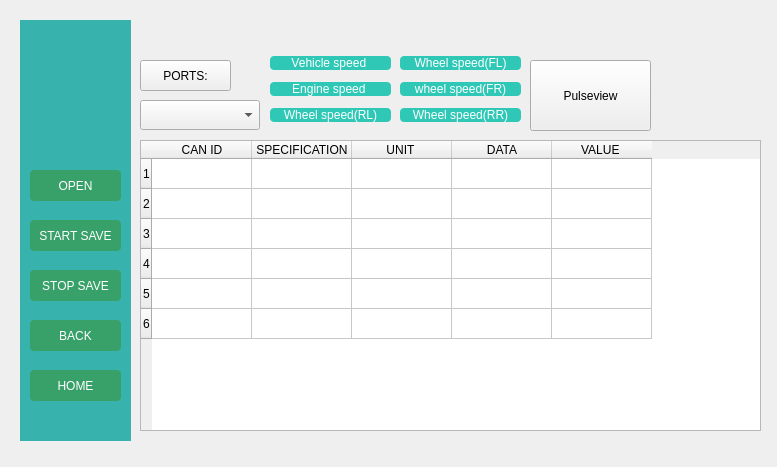
<?xml version="1.0" encoding="UTF-8"?>
<ui version="4.0">
 <class>Honda_decode</class>
 <widget class="QDialog" name="Honda_decode">
  <property name="geometry">
   <rect>
    <x>0</x>
    <y>0</y>
    <width>777</width>
    <height>467</height>
   </rect>
  </property>
  <property name="windowTitle">
   <string>Dialog</string>
  </property>
  <widget class="QWidget" name="sidebar_2" native="true">
   <property name="geometry">
    <rect>
     <x>20</x>
     <y>20</y>
     <width>111</width>
     <height>421</height>
    </rect>
   </property>
   <property name="styleSheet">
    <string notr="true">background-color: #38B2AC;
</string>
   </property>
   <widget class="QPushButton" name="buttonHome_2">
    <property name="geometry">
     <rect>
      <x>10</x>
      <y>350</y>
      <width>91</width>
      <height>31</height>
     </rect>
    </property>
    <property name="styleSheet">
     <string notr="true">background-color: #38A169; color: white;
border-radius: 4px;</string>
    </property>
    <property name="text">
     <string>HOME</string>
    </property>
   </widget>
   <widget class="QPushButton" name="buttonReturn_2">
    <property name="geometry">
     <rect>
      <x>10</x>
      <y>300</y>
      <width>91</width>
      <height>31</height>
     </rect>
    </property>
    <property name="styleSheet">
     <string notr="true">background-color: #38A169; color: white;
border-radius: 4px;</string>
    </property>
    <property name="text">
     <string>BACK</string>
    </property>
   </widget>
   <widget class="QPushButton" name="buttonSaveStart">
    <property name="geometry">
     <rect>
      <x>10</x>
      <y>200</y>
      <width>91</width>
      <height>31</height>
     </rect>
    </property>
    <property name="styleSheet">
     <string notr="true">background-color: #38A169; color: white;
border-radius: 4px;</string>
    </property>
    <property name="text">
     <string>START SAVE</string>
    </property>
   </widget>
   <widget class="QLabel" name="labelMazda_2">
    <property name="geometry">
     <rect>
      <x>10</x>
      <y>30</y>
      <width>91</width>
      <height>101</height>
     </rect>
    </property>
    <property name="styleSheet">
     <string notr="true">image: url(:/Car_logos/HONDA LOGO.png);</string>
    </property>
    <property name="text">
     <string/>
    </property>
   </widget>
   <widget class="QPushButton" name="buttonOpen_2">
    <property name="geometry">
     <rect>
      <x>10</x>
      <y>150</y>
      <width>91</width>
      <height>31</height>
     </rect>
    </property>
    <property name="styleSheet">
     <string notr="true">background-color: #38A169; color: white;
border-radius: 4px;</string>
    </property>
    <property name="text">
     <string>OPEN</string>
    </property>
   </widget>
   <widget class="QPushButton" name="buttonSaveStop">
    <property name="geometry">
     <rect>
      <x>10</x>
      <y>250</y>
      <width>91</width>
      <height>31</height>
     </rect>
    </property>
    <property name="styleSheet">
     <string notr="true">background-color: #38A169; color: white;
border-radius: 4px;</string>
    </property>
    <property name="text">
     <string>STOP SAVE</string>
    </property>
   </widget>
  </widget>
  <widget class="QPushButton" name="btnPortsInfo">
   <property name="geometry">
    <rect>
     <x>140</x>
     <y>60</y>
     <width>91</width>
     <height>31</height>
    </rect>
   </property>
   <property name="text">
    <string>PORTS:</string>
   </property>
  </widget>
  <widget class="QTableWidget" name="tableWidgetDecode">
   <property name="geometry">
    <rect>
     <x>140</x>
     <y>140</y>
     <width>621</width>
     <height>291</height>
    </rect>
   </property>
   <row/>
   <row/>
   <row/>
   <row/>
   <row/>
   <row/>
   <column>
    <property name="text">
     <string>CAN ID</string>
    </property>
   </column>
   <column>
    <property name="text">
     <string>SPECIFICATION</string>
    </property>
   </column>
   <column>
    <property name="text">
     <string>UNIT </string>
    </property>
   </column>
   <column>
    <property name="text">
     <string>DATA</string>
    </property>
   </column>
   <column>
    <property name="text">
     <string>VALUE </string>
    </property>
   </column>
  </widget>
  <widget class="QComboBox" name="cmbPorts">
   <property name="geometry">
    <rect>
     <x>140</x>
     <y>100</y>
     <width>120</width>
     <height>30</height>
    </rect>
   </property>
  </widget>
  <widget class="QWidget" name="layoutWidget">
   <property name="geometry">
    <rect>
     <x>270</x>
     <y>50</y>
     <width>121</width>
     <height>81</height>
    </rect>
   </property>
   <layout class="QVBoxLayout" name="verticalLayout">
    <item>
     <widget class="QPushButton" name="buttonVehicleSpeed">
      <property name="styleSheet">
       <string notr="true"> color: white;
background-color: rgb(47, 200, 182);
border-radius: 4px;</string>
      </property>
      <property name="text">
       <string>Vehicle speed </string>
      </property>
     </widget>
    </item>
    <item>
     <widget class="QPushButton" name="buttonEngineSpeed">
      <property name="styleSheet">
       <string notr="true"> color: white;
background-color: rgb(47, 200, 182);
border-radius: 4px;</string>
      </property>
      <property name="text">
       <string>Engine speed </string>
      </property>
     </widget>
    </item>
    <item>
     <widget class="QPushButton" name="buttonWspeedRL">
      <property name="styleSheet">
       <string notr="true"> color: white;
background-color: rgb(47, 200, 182);
border-radius: 4px;</string>
      </property>
      <property name="text">
       <string>Wheel speed(RL)</string>
      </property>
     </widget>
    </item>
   </layout>
  </widget>
  <widget class="QWidget" name="layoutWidget">
   <property name="geometry">
    <rect>
     <x>400</x>
     <y>50</y>
     <width>121</width>
     <height>81</height>
    </rect>
   </property>
   <layout class="QVBoxLayout" name="verticalLayout_2">
    <item>
     <widget class="QPushButton" name="buttonWspeedFL">
      <property name="styleSheet">
       <string notr="true"> color: white;
background-color: rgb(47, 200, 182);
border-radius: 4px;</string>
      </property>
      <property name="text">
       <string>Wheel speed(FL)</string>
      </property>
     </widget>
    </item>
    <item>
     <widget class="QPushButton" name="buttonWspeedFR">
      <property name="styleSheet">
       <string notr="true"> color: white;
background-color: rgb(47, 200, 182);
border-radius: 4px;</string>
      </property>
      <property name="text">
       <string>wheel speed(FR)</string>
      </property>
     </widget>
    </item>
    <item>
     <widget class="QPushButton" name="buttonWspeedRR">
      <property name="styleSheet">
       <string notr="true"> color: white;
background-color: rgb(47, 200, 182);
border-radius: 4px;</string>
      </property>
      <property name="text">
       <string>Wheel speed(RR)</string>
      </property>
     </widget>
    </item>
   </layout>
  </widget>
  <widget class="QPushButton" name="pushButton">
   <property name="geometry">
    <rect>
     <x>530</x>
     <y>60</y>
     <width>121</width>
     <height>71</height>
    </rect>
   </property>
   <property name="text">
    <string>Pulseview</string>
   </property>
  </widget>
 </widget>
 <resources/>
 <connections/>
</ui>
